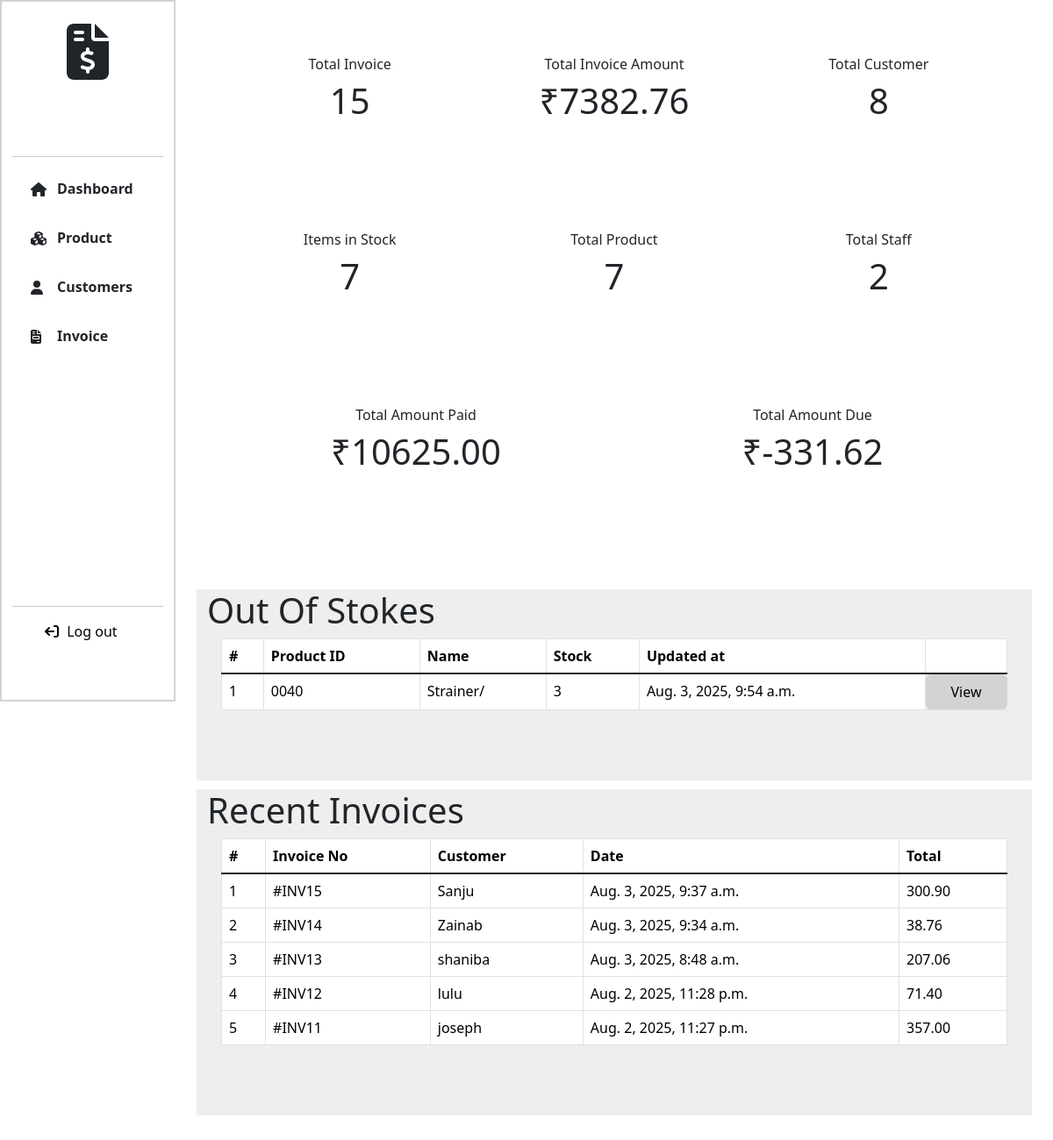
Screenshot of /dashboard/ (signed in) with the database file from the repository.
### Billing_App/models.py (models this page shows, shortened)
class Product(models.Model):
    product_id = models.CharField(max_length=10,null=True)
    name = models.CharField(max_length=255)
    description = models.TextField(null=True, blank=True)
    price = models.DecimalField(max_digits=10, decimal_places=2)
    stock = models.PositiveIntegerField()
    image = models.ImageField(upload_to='products/', null=True, blank=True)
    category = models.CharField(choices=CATEGORY_CHOICES, max_length=255, null=True, blank=True)
    is_active = models.BooleanField(default=True)
    created_at = models.DateTimeField(auto_now_add=True)
    updated_at = models.DateTimeField(auto_now=True)

class Invoice(models.Model):
    customer = models.ForeignKey(Customer, on_delete=models.CASCADE)
    staff = models.ForeignKey(User, on_delete=models.CASCADE)
    date = models.DateTimeField(auto_now_add=True)
    gst_percentage = models.IntegerField(default=2)
    gst = models.DecimalField(max_digits=5, decimal_places=2, default=0.00)
    total = models.DecimalField(max_digits=15, decimal_places=2, default=0)
    grand_total = models.DecimalField(max_digits=15, default=0, decimal_places=2)
    amount_paid = models.DecimalField(max_digits=10, decimal_places=2, default=0.00)
    amount_due = models.DecimalField(max_digits=10, decimal_places=2, default=0.00)

class Customer(models.Model):
    fullname = models.CharField(max_length=255)
    phone=models.IntegerField(unique=True)
    address = models.TextField()
    wallet = models.DecimalField(max_digits=10, decimal_places=2, default=Decimal('0.00'))
    credit_limit = models.DecimalField(max_digits=10, decimal_places=2, default=Decimal('1000.00'))

### Billing_App/views.py (the view)
# urls.py: path('dashboard/', views.dashboard, name='dashboard'),
@login_required
def dashboard(request):
    invoices = Invoice.objects.count()
    customers = Customer.objects.count()
    products_count = Product.objects.count()
    products_lt10 = Product.objects.filter(stock__lt=5)
    staffs = User.objects.filter(is_staff=True, is_superuser=False).count()
    recent_invoice = Invoice.objects.all().order_by('-date')[:5]
    total_invoice_amount = Invoice.objects.aggregate(
        total_sum=Sum('grand_total')
    )['total_sum'] or 0.00
    total_amount_paid = Invoice.objects.aggregate(
        total_sum=Sum('amount_paid')
    )['total_sum'] or 0.00
    total_amount_due = Invoice.objects.aggregate(
        total_sum=Sum('amount_due')
    )['total_sum'] or 0.00
    stocks = Product.objects.filter(stock__gt=0).count()
    return render(request, 'dashboard.html', {
        "invoices": invoices,
        "customers": customers,
        "products_count": products_count,
        "products_lt10": products_lt10,
        "staffs": staffs,
        "recent_invoice": recent_invoice,
        "total_invoice_amount": total_invoice_amount,
        "total_amount_paid": total_amount_paid,
        "total_amount_due": total_amount_due,
        "stocks": stocks,
    })

### templates/dashboard.html (shortened to what this page needs)
{% extends 'navbar.html' %}
{% load static %}
{% block styles %}
 <link rel="stylesheet" href="{% static 'css/product.css' %}">
{% endblock %}
{% block content %}
<div class="col-lg-10 col-md-9 col-sm-9 page-col">
    <div class="dashboard-content p-4">
        <div class="row p-4" style="height: auto;">
            <div class="col-lg-4">
                <div class="dashboard-box">
                    <div class="box-content">
                        <h6>Total Invoice</h6>
                        <h1>{{ invoices }}</h1>
                    </div>
                </div>
            </div>
            <div class="col-lg-4">
                <div class="dashboard-box">
                    <div class="box-content">
                        <h6>Total Invoice Amount</h6>
                        <h1>₹{{ total_invoice_amount|floatformat:2 }}</h1>
                    </div>
                </div>
            </div>
            <div class="col-lg-4">
                <div class="dashboard-box">
                    <div class="box-content">
                        <h6>Total Customer</h6>
                        <h1>{{ customers }}</h1>
                    </div>
                </div>
            </div>
            <div class="col-lg-4">
                <div class="dashboard-box">
                    <div class="box-content">
                        <h6>Items in Stock</h6>
                        <h1>{{ stocks }}</h1>
                    </div>
                </div>
            </div>
            <div class="col-lg-4">
                <div class="dashboard-box">
                    <div class="box-content">
                        <h6>Total Product</h6>
                        <h1>{{ products_count }}</h1>
                    </div>
                </div>
            </div>
            <div class="col-lg-4">
                <div class="dashboard-box">
                    <div class="box-content">
                        <h6>Total Staff</h6>
                        <h1>{{ staffs }}</h1>
                    </div>
                </div>
            </div>
            <div class="col-lg-6">
                <div class="dashboard-box">
                    <div class="box-content">
                        <h6>Total Amount Paid</h6>
                        <h1>₹{{ total_amount_paid|floatformat:2 }}</h1>
                    </div>
                </div>
            </div>
            <div class="col-lg-6">
                <div class="dashboard-box">
                    <div class="box-content">
                        <h6>Total Amount Due</h6>
                        <h1>₹{{ total_amount_due|floatformat:2 }}</h1>
                    </div>
                </div>
            </div>
        </div>
        <div class="row" style="height: auto;">
            <div class="recent-invoice">
                <h1>Out Of Stokes</h1>
                <div class="invoice-content">
                {% if products_lt10 %}
                    <div class="table-div">
                        <div class="table-responsive" >
                            <table class="table table-hover table-bordered">
                                <thead>
                                    <tr>
                                        <th scope="col">#</th>
                                        <th scope="col">Product ID</th>
                                        <th scope="col">Name</th>
                                        <th scope="col">Stock</th>
                                        <th scope="col">Updated at</th>
                                        <th scope="col"></th>
                                    </tr>
                                </thead>
                                <tbody class="table-group-divider">
                                {% for product in products_lt10 %}
                                    <tr>
                                        <td class="text-nowrap">{{ forloop.counter }}</td>
                                        <td class="text-nowrap">{{ product.product_id }}</td>
                                        <td class="text-nowrap">{{ product.name }}/{{ product.description }}</td>
                                        <td class="text-nowrap">{{ product.stock }}</td>
                                        <td class="text-nowrap">{{ product.updated_at }}</td>
                                        <td class="text-nowrap btn btn-product " style="width: 100%;" ><a href="{% url 'update_product' product.id %}" style="text-decoration: none;color: black;">View</a></td>
                                    </tr>
                                {% endfor %}
                                </tbody>
                            </table>
                        </div>
                    </div>
                {% else %}
                    <div class="else">
                        <div class="p-4 text-center text-box">
                            <h4> No,Out of stocks!</h4>
                        </div>
                    </div>
                {% endif %}
                </div>
            </div>
        </div>
        <div class="row" style="height: auto; padding: 10px 0;">
            <div class="recent-invoice">
                <h1>Recent Invoices</h1>
                <div class="invoice-content">
                    {% if recent_invoice %}
                    <div class="table-div">
                        <div class="table-responsive" >
                            <table class="table table-hover table-bordered">
                                <thead>
                                    <tr>
                                        <th scope="col">#</th>
                                        <th scope="col">Invoice No</th>
                                        <th scope="col">Customer</th>
                                        <th scope="col">Date</th>
                                        <th scope="col">Total</th>
                                    </tr>
                                </thead>
                                <tbody class="table-group-divider">
                                    {% for invoice in recent_invoice %}
                                        <tr>
                                            <td class="text-nowrap">{{ forloop.counter }}</td>
                                            <td class="text-nowrap">#INV{{ invoice.id }}</td>
                                            <td class="text-nowrap">{{ invoice.customer.fullname }}</td>
                                            <td class="text-nowrap">{{ invoice.date }}</td>
                                            <td class="text-nowrap">{{ invoice.grand_total }}</td>
                                        </tr>
                                    {% endfor %}
                                </tbody>
                            </table>
                        </div>
                    </div>
                    {% else %}
                    <div class="else">
                        <div class="p-4 text-center text-box">
                            <h4>No Invoice found!</h4>
                        </div>
                    </div>
                    {% endif %}
                </div>
            </div>
        </div>
    </div>
</div>
{% endblock %}

### static/css/index.css (style rules this page uses)
body { margin: 0px; padding: 0px; box-sizing: border-box; }

### static/css/style.css (style rules this page uses)
.table-responsive { width: 100%; overflow-x: auto; }
.row { height: 100vh; }
.page-col { background-color: white; margin-left: auto; }
.table-div { padding: 4rem 1rem; }
.dashboard-content .dashboard-box { text-align: center; height: 25vh; }
.dashboard-box .box-content { background-color: #fff; margin: auto; padding: 1rem; height: 20vh; }
.recent-invoice { background-color: #eee; }

### static/css/product.css (style rules this page uses)
.table-div { padding-top:0px; }
.btn-product { background-color:lightgray !important; }
.table-responsive { width: 100%; overflow-x: auto; }

### rows the page displays
Product: product_id "0040", name "Strainer", stock "3", updated_at "Aug. 3, 2025, 9:54 a.m."
Invoice: id "15", customer.fullname "Sanju", date "Aug. 3, 2025, 9:37 a.m.", grand_total "300.90"
Invoice: id "14", customer.fullname "Zainab", date "Aug. 3, 2025, 9:34 a.m.", grand_total "38.76"
Invoice: id "13", customer.fullname "shaniba", date "Aug. 3, 2025, 8:48 a.m.", grand_total "207.06"
Invoice: id "12", customer.fullname "lulu", date "Aug. 2, 2025, 11:28 p.m.", grand_total "71.40"
Invoice: id "11", customer.fullname "joseph", date "Aug. 2, 2025, 11:27 p.m.", grand_total "357.00"

### other values shown
{{ invoices }} "15"
{{ total_invoice_amount|floatformat:2 }} "7382.76"
{{ customers }} "8"
{{ stocks }} "7"
{{ products_count }} "7"
{{ staffs }} "2"
{{ total_amount_paid|floatformat:2 }} "10625.00"
{{ total_amount_due|floatformat:2 }} "-331.62"
